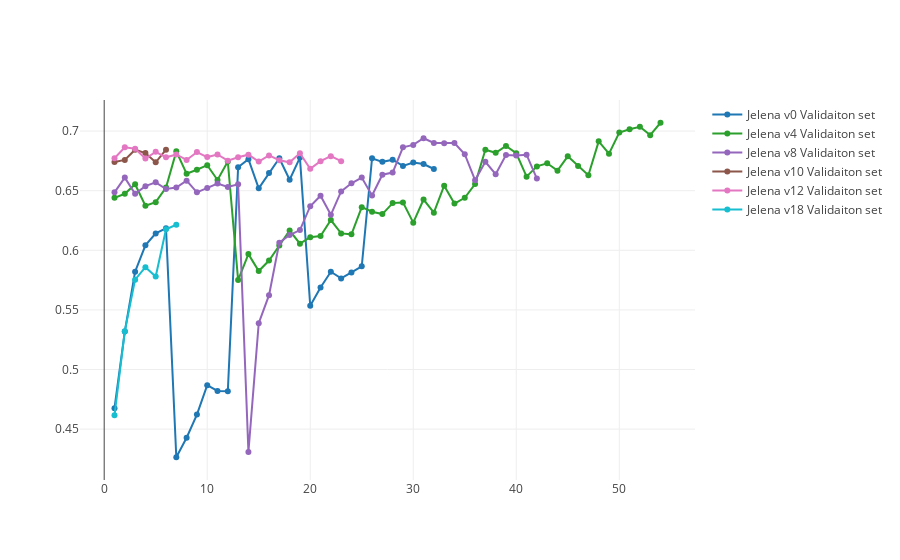

Notebook code for this chart:
### Code cell
traces = []
for v in versions: traces += generate_training_data_plot(v)
plotly.offline.iplot({"data": traces })

### Figure 1 — Plotly figure (JSON) as saved in the notebook; plotly's stock layout.template omitted (floating-point values rounded to 4 significant figures)
{"data": [{"mode": "lines+markers", "name": "Jelena v0 Validaiton set", "type": "scatter", "uid": "78cdaa09-af28-4bfe-a7ea-694099d42a37", "x": [1, 2, 3, 4, 5, 6, 7, 8, 9, 10, 11, 12, 13, 14, 15, 16, 17, 18, 19, 20, 21, 22, 23, 24, 25, 26, 27, 28, 29, 30, 31, 32], "y": [0.4676, 0.5318, 0.582, 0.6042, 0.6142, 0.6184, 0.4264, 0.4428, 0.4622, 0.4868, 0.482, 0.4818, 0.6696, 0.6764, 0.652, 0.6648, 0.6772, 0.6592, 0.6778, 0.5534, 0.5688, 0.582, 0.5764, 0.5814, 0.5866, 0.6772, 0.6742, 0.676, 0.6708, 0.6736, 0.6724, 0.6682]}, {"mode": "lines+markers", "name": "Jelena v2 Validaiton set", "type": "scatter", "uid": "f0fe88af-2841-4b8a-bba7-e7a4ec17b1c3", "x": [], "y": []}, {"mode": "lines+markers", "name": "Jelena v4 Validaiton set", "type": "scatter", "uid": "bbe178f5-02cc-4df7-9c45-82312794cb29", "x": [1, 2, 3, 4, 5, 6, 7, 8, 9, 10, 11, 12, 13, 14, 15, 16, 17, 18, 19, 20, 21, 22, 23, 24, 25, 26, 27, 28, 29, 30, 31, 32, 33, 34, 35, 36, 37, 38, 39, 40, 41, 42, 43, 44, 45, 46, 47, 48, 49, 50, 51, 52, 53, 54], "y": [0.644, 0.6474, 0.6554, 0.6374, 0.6404, 0.6526, 0.683, 0.6642, 0.6676, 0.6714, 0.659, 0.6744, 0.575, 0.5968, 0.5826, 0.5914, 0.604, 0.6166, 0.6056, 0.611, 0.612, 0.6254, 0.6142, 0.6134, 0.6362, 0.6324, 0.6304, 0.6396, 0.6402, 0.6232, 0.6426, 0.6316, 0.6542, 0.6392, 0.644, 0.6556, 0.6844, 0.6818, 0.6876, 0.6814, 0.6618, 0.6704, 0.673, 0.6668, 0.6788, 0.6708, 0.663, 0.6914, 0.681, 0.6988, 0.7016, 0.7036, 0.6966, 0.707]}, {"mode": "lines+markers", "name": "Jelena v6 Validaiton set", "type": "scatter", "uid": "ec1e9c6d-1fb6-4ab3-a0b4-422eeb0c94e0", "x": [], "y": []}, {"mode": "lines+markers", "name": "Jelena v8 Validaiton set", "type": "scatter", "uid": "be4b27ce-429e-44dd-ba85-cf942fcfe2e6", "x": [1, 2, 3, 4, 5, 6, 7, 8, 9, 10, 11, 12, 13, 14, 15, 16, 17, 18, 19, 20, 21, 22, 23, 24, 25, 26, 27, 28, 29, 30, 31, 32, 33, 34, 35, 36, 37, 38, 39, 40, 41, 42], "y": [0.6486, 0.661, 0.6474, 0.6538, 0.657, 0.6514, 0.6526, 0.6584, 0.6486, 0.6522, 0.656, 0.6532, 0.6554, 0.4308, 0.5388, 0.5624, 0.6064, 0.6128, 0.617, 0.637, 0.6458, 0.6298, 0.6494, 0.6562, 0.661, 0.646, 0.6634, 0.6652, 0.6864, 0.6884, 0.694, 0.69, 0.6898, 0.69, 0.6806, 0.6588, 0.6742, 0.6638, 0.68, 0.6796, 0.6802, 0.6602]}, {"mode": "lines+markers", "name": "Jelena v10 Validaiton set", "type": "scatter", "uid": "1c9ef2c2-6a85-4016-a595-13b57344c383", "x": [1, 2, 3, 4, 5, 6], "y": [0.674, 0.6758, 0.6844, 0.6816, 0.6738, 0.6844]}, {"mode": "lines+markers", "name": "Jelena v12 Validaiton set", "type": "scatter", "uid": "9d7590f7-a33a-4e78-bece-6fc855ea9123", "x": [1, 2, 3, 4, 5, 6, 7, 8, 9, 10, 11, 12, 13, 14, 15, 16, 17, 18, 19, 20, 21, 22, 23], "y": [0.6772, 0.6864, 0.6852, 0.677, 0.6826, 0.678, 0.6804, 0.6758, 0.6824, 0.6782, 0.6804, 0.6752, 0.678, 0.6802, 0.6744, 0.6796, 0.6756, 0.6738, 0.6814, 0.6684, 0.6748, 0.679, 0.6748]}, {"mode": "lines+markers", "name": "Jelena v14 Validaiton set", "type": "scatter", "uid": "c3c5c00b-b948-464a-a53e-efc680da47ef", "x": [], "y": []}, {"mode": "lines+markers", "name": "Jelena v16 Validaiton set", "type": "scatter", "uid": "c68683cd-100c-40db-a44a-d9364d01e2ad", "x": [], "y": []}, {"mode": "lines+markers", "name": "Jelena v18 Validaiton set", "type": "scatter", "uid": "bd742ea8-1b40-405c-ae52-7b3222bec3b1", "x": [1, 2, 3, 4, 5, 6, 7], "y": [0.4616, 0.5322, 0.5754, 0.5858, 0.578, 0.6176, 0.6214]}, {"mode": "lines+markers", "name": "Jelena v20 Validaiton set", "type": "scatter", "uid": "4124cf23-f3f0-49ab-b2c5-0fbbb24e5181", "x": [], "y": []}], "layout": {}}
